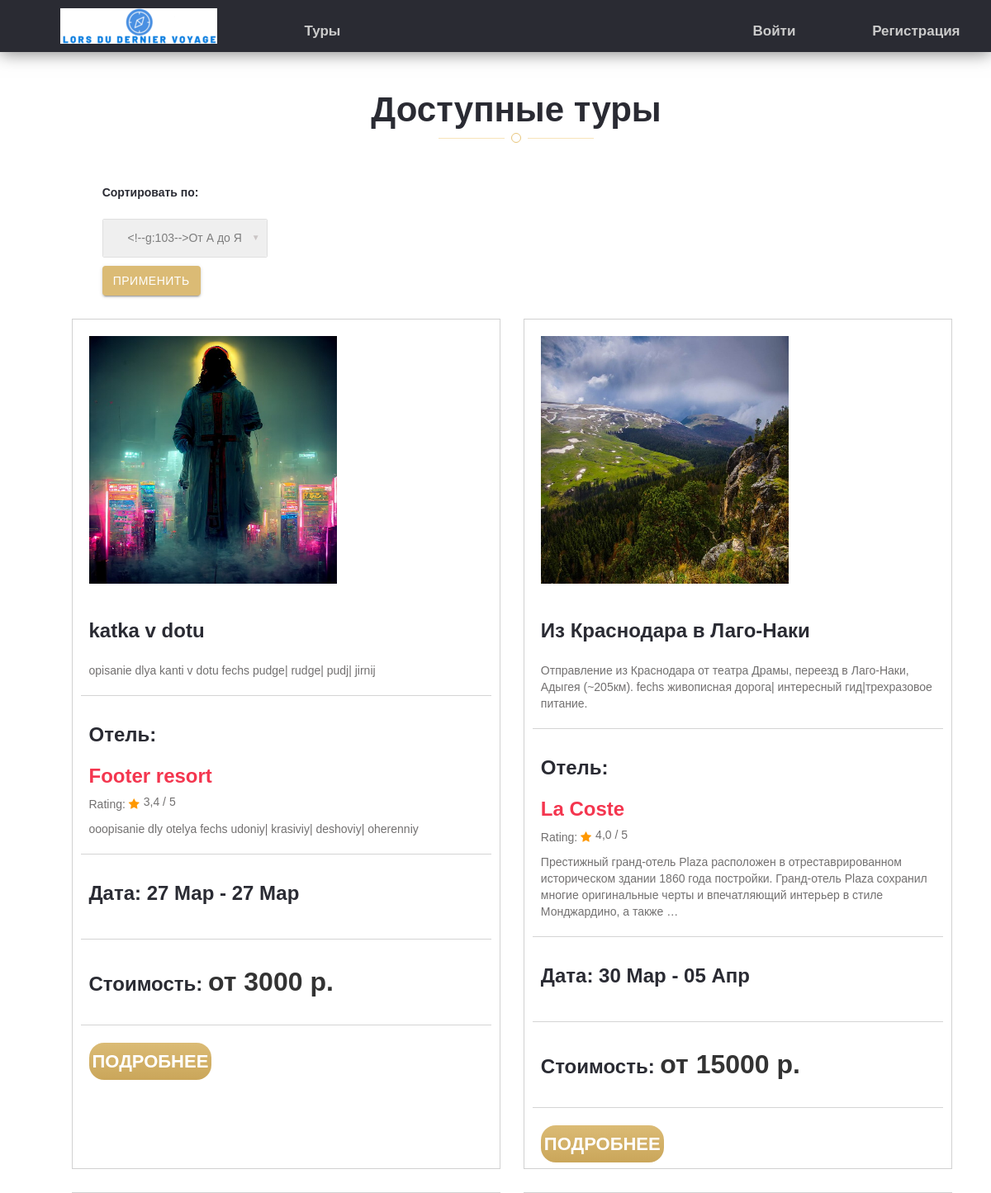
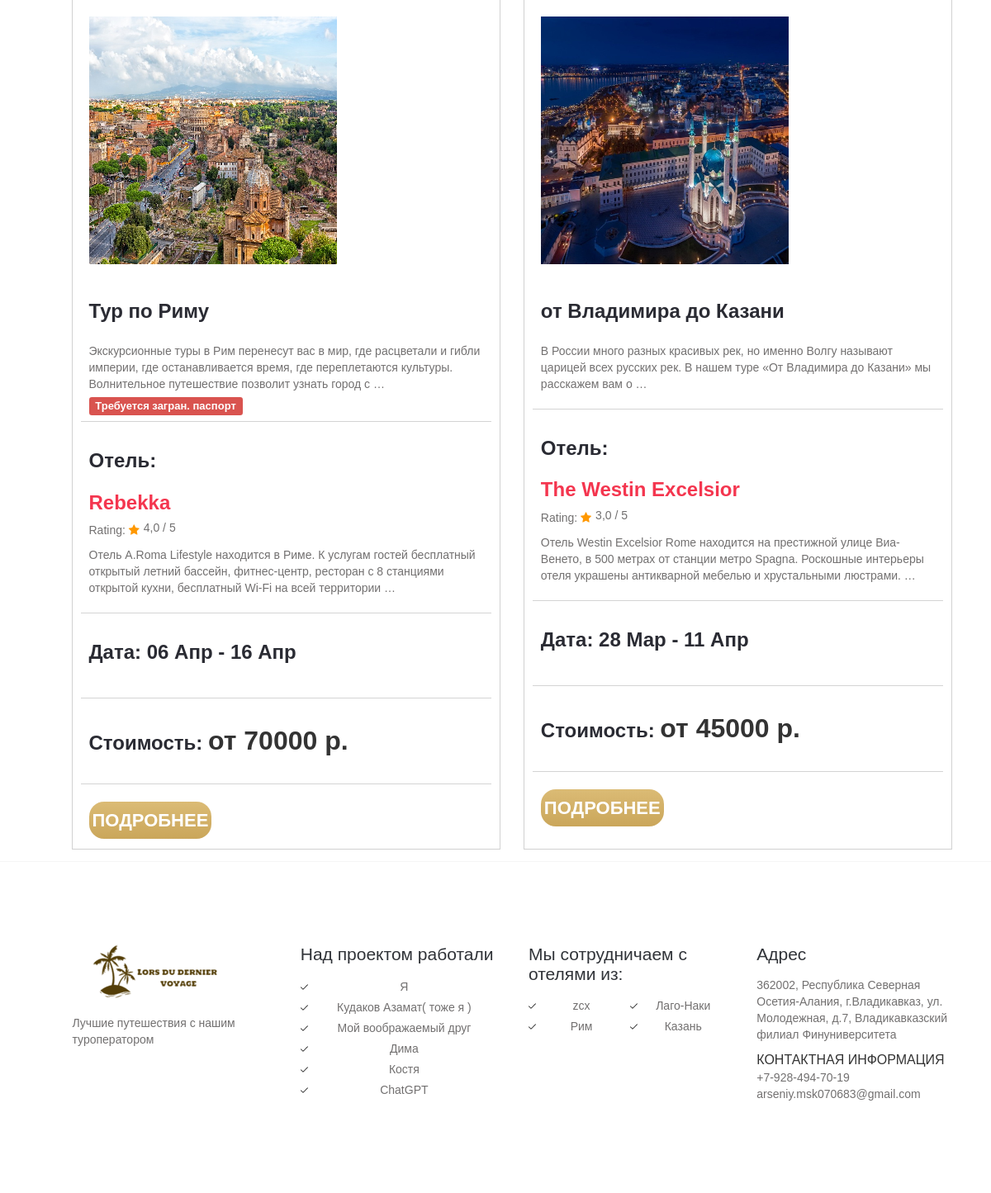
The page /tours/name on the database as committed earlier (2 pictures, top to bottom).
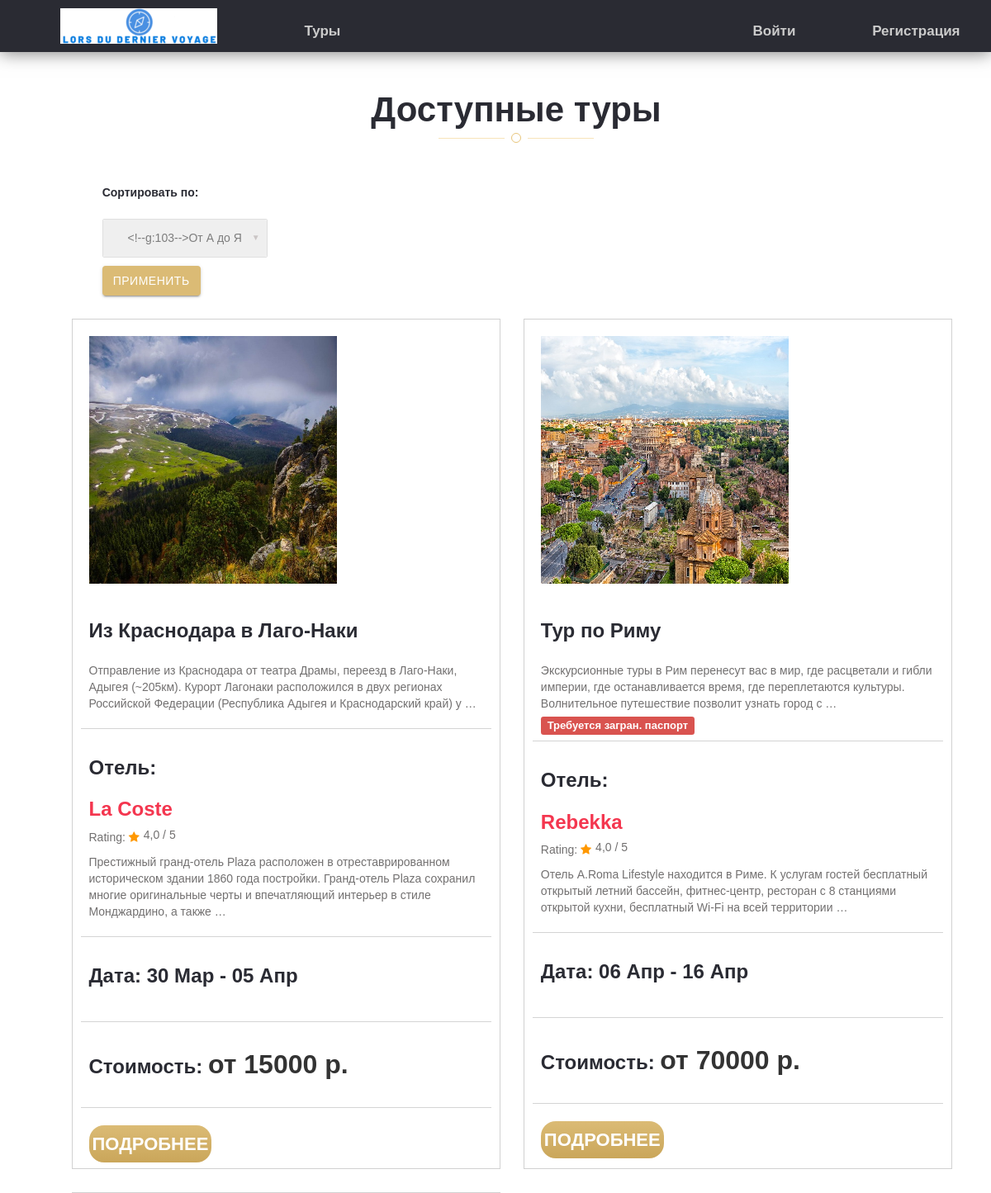
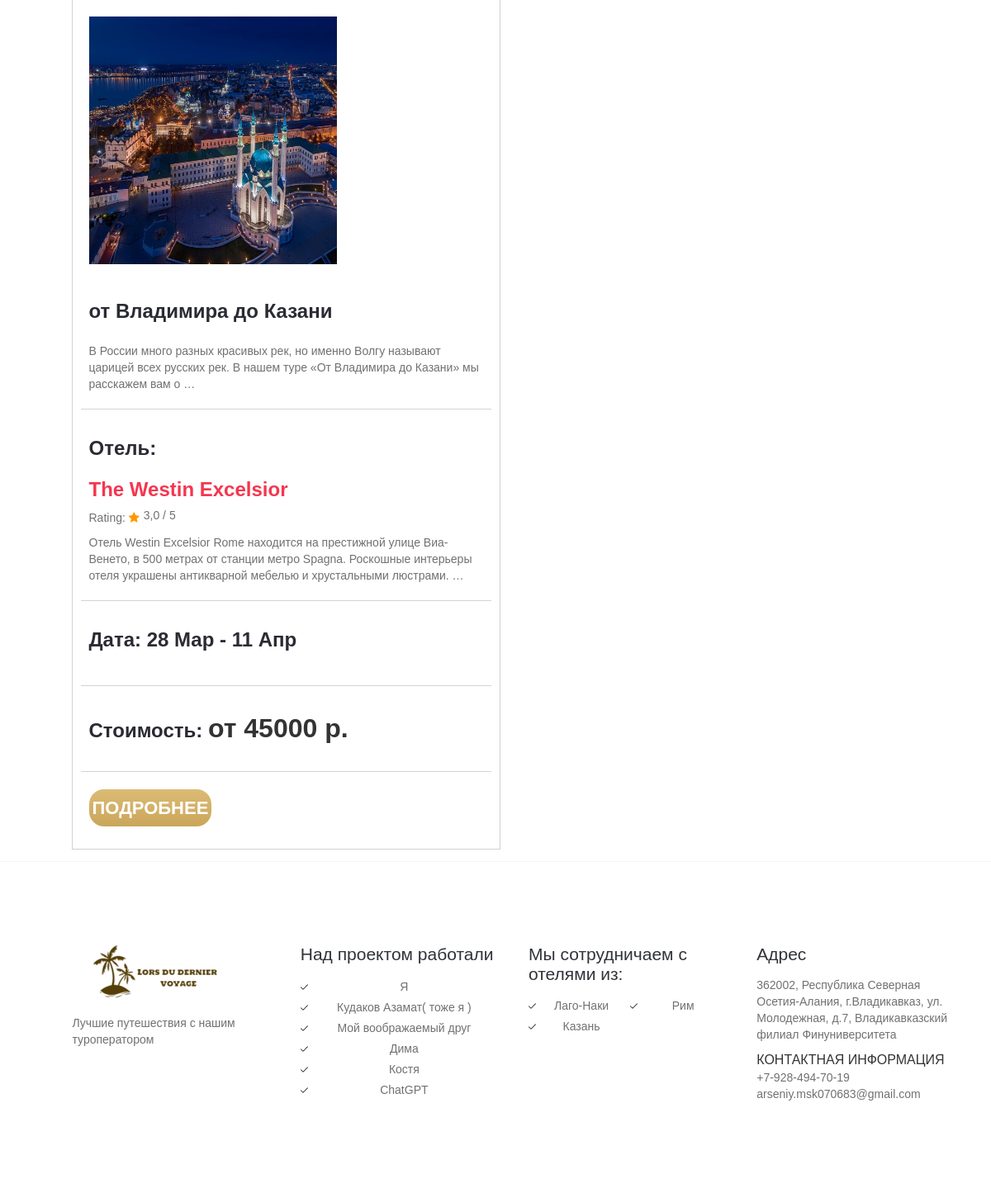
The same page on the database as committed later (2 pictures, top to bottom).
### tours/models.py (models this page shows, shortened)
class Tours(models.Model):
    name = models.CharField(max_length=255, verbose_name='Название')
    slug = models.SlugField(max_length=255, verbose_name='slug')
    description = models.TextField(verbose_name='Описание')
    city = models.CharField(max_length=255, verbose_name='Город/место')
    duration_days = models.IntegerField(verbose_name='длительность (дней)')
    max_adults = models.IntegerField(validators=[min_valid], verbose_name='максимум взрослых')
    max_kids = models.IntegerField(validators=[min_valid], verbose_name='масксимум детей')
    base_price = models.IntegerField(validators=[min_valid], verbose_name='Базовая стоимость')
    need_inter_pass = models.BooleanField(verbose_name='Нужен загранпаспорт')
    transit_in = models.OneToOneField(Transit, on_delete=models.PROTECT, related_name='transit_in_relate', verbose_name='Транспорт туда')
    transit_back = models.OneToOneField(Transit, on_delete=models.PROTECT, related_name='transit_back_relate', verbose_name='Транспорт обратно')
    main_image = models.ImageField(upload_to=tour_main_photo_location, verbose_name='Изображение', blank=True)
    hotel = models.ForeignKey(to=Hotels, on_delete=models.PROTECT, verbose_name='Отель')
    def get_absolute_url(self):
        return reverse('tour_details', kwargs={'tour_slug': self.slug})
    def __str__(self):
        return self.name
    class Meta:
        ordering = ['name']
        verbose_name = 'Тур'
        verbose_name_plural = 'Туры'

class Hotels(models.Model):
    name = models.CharField(max_length=255, verbose_name='Название')
    slug = models.SlugField(max_length=255, verbose_name='slug')
    description = models.TextField(verbose_name='Описание')
    contact_info = models.CharField(max_length=100, verbose_name='Контактная информация')
    city = models.CharField(max_length=50, verbose_name='Город')
    rating = models.FloatField(validators=[min_valid], verbose_name='Рейтинг')
    food = models.CharField(max_length=50, verbose_name='Питание')
    main_image = models.ImageField(upload_to=hotel_main_photo_location, verbose_name='Изображение', blank=True)
    def get_absolute_url(self):
        return reverse('hotel_details', kwargs={'hotel_slug': self.slug})
    class Meta:
        ordering = ['name']
        verbose_name = 'Отель'
        verbose_name_plural = 'Отели'

class Transit(models.Model):
    transit_id = models.CharField(max_length=255, verbose_name='Идентификатор транспорта')
    start_place = models.CharField(max_length=255, verbose_name='Начальная точка')
    end_place = models.CharField(max_length=255, verbose_name='Конечная точка')
    start_datetime = models.DateTimeField(verbose_name='Начальное время')
    end_datetime = models.DateTimeField(verbose_name='Конечное время')
    class Meta:
        verbose_name = 'Транспорт'
        verbose_name_plural = 'Транспорт'

### tours/views.py (the view, shortened to what this page needs)
# urls.py: path('tours/<str:ordering>', ToursView.as_view(), name='tours'),
class ToursView(DataMixin, ListView):
    model = Tours
    template_name = 'tours/tours.html'
    context_object_name = 'tours'
    def get_queryset(self):
        return Tours.objects.all().select_related('hotel').select_related('transit_in').select_related('transit_back')
    def get_context_data(self, *, object_list=None, **kwargs):
        context = super(ToursView, self).get_context_data(**kwargs)
        ord = self.request.GET.get('ordering')
        if not ord:
            ord = 'name'
        dop_context = {
            'title': 'Доступные туры',
            'ordering': ord
        }
        c_def = self.get_user_context(**dop_context)
        context = dict(list(context.items()) + list(c_def.items()))
        return context

### tours/mixin.py (called while the page is built)
    def get_user_context(self, **kwargs):
        context = kwargs
        cities = Hotels.objects.all()[:6]
        context['cities'] = cities
        return context

### tours/templatetags/custom_tags.py (called while the page is built)
@register.filter
def sort_by(queryset, order):
    print(queryset)
    return queryset.order_by(order)

### templates/tours/tours.html (shortened to what this page needs)
{% extends 'tours/base.html' %}
{% load custom_tags %}
{% block content %}
		<div class="inn-body-section pad-bot-70">
			<div class="container">
				<div class="row">
					<div class="page-head">
						<h2>Доступные туры</h2>
						<div class="head-title">
							<div class="hl-1"></div>
							<div class="hl-2"></div>
							<div class="hl-3"></div>
						</div>
					</div>
                <div class="db-left-2">
                    <div class="log-in-pop">
                        <div class="log-in-pop-right">
                            <form class="s12" method="get" >
                                <h5>Сортировать по:</h5>
                                <div class="input-field s12">
                                </div>
                                <div class="input-field s4">
                                    <button type="submit" class="btn waves-effect waves-light">Применить</button>
                                </div>
                            </form>
                        </div>
                    </div>
                </div>
                    {% for tour in tours.all|sort_by:ordering %}
                        <div class="room room-1">
                            <div class="r1 r-com r-com-1 r1-1"><img src="{{ tour.main_image.url }}" alt="" /> </div>
                            <div class="r2 r-com r-com-1">
                                <h3>{{ tour.name }}</h3>
                                <div class="r1-ratt"><p>{{ tour.description|truncatewords:25 }}</p></div>
                                {% if tour.need_inter_pass %}
                                    <span class="label label-danger">Требуется загран. паспорт</span>
                                {% endif %}
                            </div>
                            <div class="r2 r-com r-com-1">
                                <h3>Отель:</h3>
                                <a href="{{ tour.hotel.get_absolute_url }}"><h4>{{ tour.hotel.name }}</h4></a>
                                <div class="r2-ratt"><p>Rating: <i class="fa fa-star"></i> <span>{{ tour.hotel.rating }} / 5 </span></p> </div>
                                <p>{{ tour.hotel.description|truncatewords:25 }}</p>
                            </div>
                            <div class="r3 r-com r-com-1">
                                <h3>Дата: {{ tour.transit_in.start_datetime|date:"d M" }} - {{ tour.transit_back.end_datetime|date:"d M" }}</h3>
                            </div>
                            <div class="r4 r-com r-com-1">
                                <h3>Стоимость: <span class="room-price-1">от {{ tour.base_price }} р.</span> </h3>
                            </div>
                            <div class="r5 r-com r-com-1 r5-1">
                                <a href="{{ tour.get_absolute_url }}" class="inn-room-book">Подробнее</a> </div>
                            </div>
                    {% endfor %}
				</div>
			</div>
        </div>
{% endblock %}

### templates/tours/base.html (shortened to what this page needs)
{% load static %}
<!DOCTYPE html>
<html lang="en">
<head>
	<link rel="stylesheet" href="{% static 'css/font-awesome.min.css' %}">
	<link href="{% static 'css/materialize.css' %}" rel="stylesheet">
	<link href="{% static 'css/style.css' %}" rel="stylesheet">
	<link href="{% static 'css/bootstrap.css' %}" rel="stylesheet" type="text/css" />
</head>
<body>
	<section class="{{ section_type }}">
		<div class="menu-section">
			<div class="container">
				<div class="row">
					<div class="logo">
						<a href="{% url 'index' %}"><img src="{% static 'images/logo3.png' %}" alt="" />
						</a>
					</div>
					<div class="menu-bar">
						<ul class="left">
							<li class="left-li"><a href="{% url 'tours' ordering='name'%}">Туры</a></li>
						</ul>
						<ul style="text-align: right;">
							{% if user.is_authenticated %}
								<li><a href="{% url 'profile' user_id=user.id%}">Мой профиль</a>
								<li><a href="{% url 'logout' %}">Выйти</a></li>
							{% else %}
								<li><a href="{% url 'login' %}">Войти</a></li>
								<li><a href="{% url 'register' %}">Регистрация</a></li>
							{% endif %}
						</ul>
					</div>
				</div>
			</div>
		</div>
        {% block content %}
        {% endblock content %}
	</section>
	<footer class="site-footer clearfix">
	<div class="sidebar-container">
		<div class="sidebar-inner">
			<div class="widget-area clearfix">
				<div class="widget widget_azh_widget">
					<div>
						<div class="container">
							<div class="row">
								<div class="col-sm-12 col-md-3 foot-logo"> <img src="{% static 'images/logo1.png' %}" alt="logo">
									<p class="hasimg">Лучшие путешествия с нашим туроператором</p>
								</div>
								<div class="col-sm-12 col-md-3">
									<h4>Над проектом работали</h4>
									<ul class="one-column">
										<li>Я</li>
										<li>Кудаков Азамат( тоже я )</li>
										<li>Мой воображаемый друг</li>
										<li>Дима</li>
										<li>Костя</li>
                                        <li>ChatGPT</li>
									</ul>
								</div>
								<div class="col-sm-12 col-md-3">
									<h4>Мы сотрудничаем с отелями из:</h4>
									<ul class="two-columns">
										{% for tour in cities %}
											<li><a href="{{ tour.get_absolute_url }}">{{ tour.city }}</a>
											</li>
										{% endfor %}
									</ul>
								</div>
								<div class="col-sm-12 col-md-3">
									<h4>Адрес</h4>
									<p>362002, Республика Северная Осетия-Алания, г.Владикавказ, ул. Молодежная, д.7, Владикавказский филиал Финуниверситета</p>
									<p> <span class="foot-phone">Контактная информация</span> <span>+7-928-494-70-19</span>
									<span>arseniy.msk070683@gmail.com</span> </p>
								</div>
							</div>
						</div>
					</div>
				</div>
			</div>
		</div>
	</div>
</footer>
</body>
</html>

### templates/tours/tours.html (style rules this page uses)
.log-in-pop { position: relative; overflow: visible; background: #fff; width: 74%; margin: 0 auto; }
.inn-room-book { margin-top: 7%; text-align: center; padding: 7px 4px; color: #fff; text-transform: uppercase; font-weight: 600; font-family: 'Quicksand', sans-serif; border-radius: 18px; width: 100%; font-size: 22px; display: table-caption; background: #d0ae64; background: -webkit-linear-gradient(to right, #d6ae7b, #eacda3); background: linear-gradient(to top, #caa65a, #dbbb75); }
.page-head { text-align: center; width: 60%; margin: 0 auto; margin-bottom: 30px; margin-top: 30px; }
.room-1 { top: 170px; width: 47%; float: left; margin: 14px; height: 1030px; min-width: 516px; }
.db-left-2 { position: absolute; overflow: visible; }

Rows that differ between the two databases and show on the page:
removed Tours: main_image (picture), name "katka v dotu", description "opisanie dlya kanti v dotu fechs pudge| rudge| pudj| jirnij", hotel.name "Footer resort", hotel.rating "3,4", hotel.description "ooopisanie dly otelya fechs udoniy| krasiviy| deshoviy| oherenniy", transit_in.start_datetime "27 Мар", transit_back.end_datetime "27 Мар", base_price "3000"
removed Hotels: city "zcx"
changed Tours "Из Краснодара в Лаго-Наки": description "Отправление из Краснодара от театра Драмы, переезд в Лаго-Наки, Адыгея (~205км). fechs живописная дорога| интересный гид|трехразовое питание." → "…в Лаго-Наки, Адыгея (~205км). Курорт Лагонаки расположился в двух регионах Российской Федерации (Республика Адыгея и Краснодарский край) у …"
